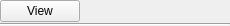
<?xml version="1.0" encoding="UTF-8"?>
<ui version="4.0">
 <class>VtkToggleWidget</class>
 <widget class="QWidget" name="VtkToggleWidget">
  <property name="geometry">
   <rect>
    <x>0</x>
    <y>0</y>
    <width>230</width>
    <height>26</height>
   </rect>
  </property>
  <property name="sizePolicy">
   <sizepolicy hsizetype="Preferred" vsizetype="Minimum">
    <horstretch>0</horstretch>
    <verstretch>1</verstretch>
   </sizepolicy>
  </property>
  <property name="minimumSize">
   <size>
    <width>0</width>
    <height>26</height>
   </size>
  </property>
  <property name="windowTitle">
   <string>Toggle Widget</string>
  </property>
  <layout class="QVBoxLayout" name="verticalLayout">
   <property name="spacing">
    <number>4</number>
   </property>
   <property name="leftMargin">
    <number>0</number>
   </property>
   <property name="topMargin">
    <number>0</number>
   </property>
   <property name="rightMargin">
    <number>0</number>
   </property>
   <property name="bottomMargin">
    <number>0</number>
   </property>
   <item>
    <widget class="QWidget" name="toggleButtonWidget" native="true">
     <property name="sizePolicy">
      <sizepolicy hsizetype="Minimum" vsizetype="Fixed">
       <horstretch>0</horstretch>
       <verstretch>0</verstretch>
      </sizepolicy>
     </property>
     <property name="minimumSize">
      <size>
       <width>0</width>
       <height>23</height>
      </size>
     </property>
     <property name="maximumSize">
      <size>
       <width>16777215</width>
       <height>23</height>
      </size>
     </property>
     <layout class="QHBoxLayout" name="toggleButtonLayout">
      <property name="spacing">
       <number>4</number>
      </property>
      <property name="leftMargin">
       <number>0</number>
      </property>
      <property name="topMargin">
       <number>0</number>
      </property>
      <property name="rightMargin">
       <number>0</number>
      </property>
      <property name="bottomMargin">
       <number>0</number>
      </property>
      <item>
       <widget class="QPushButton" name="toggleButton">
        <property name="sizePolicy">
         <sizepolicy hsizetype="Minimum" vsizetype="Fixed">
          <horstretch>0</horstretch>
          <verstretch>0</verstretch>
         </sizepolicy>
        </property>
        <property name="text">
         <string>View</string>
        </property>
       </widget>
      </item>
      <item>
       <spacer name="horizontalSpacer">
        <property name="orientation">
         <enum>Qt::Horizontal</enum>
        </property>
        <property name="sizeHint" stdset="0">
         <size>
          <width>40</width>
          <height>20</height>
         </size>
        </property>
       </spacer>
      </item>
     </layout>
    </widget>
   </item>
   <item>
    <widget class="Line" name="line">
     <property name="minimumSize">
      <size>
       <width>0</width>
       <height>3</height>
      </size>
     </property>
     <property name="orientation">
      <enum>Qt::Horizontal</enum>
     </property>
    </widget>
   </item>
  </layout>
 </widget>
 <resources/>
 <connections/>
</ui>
